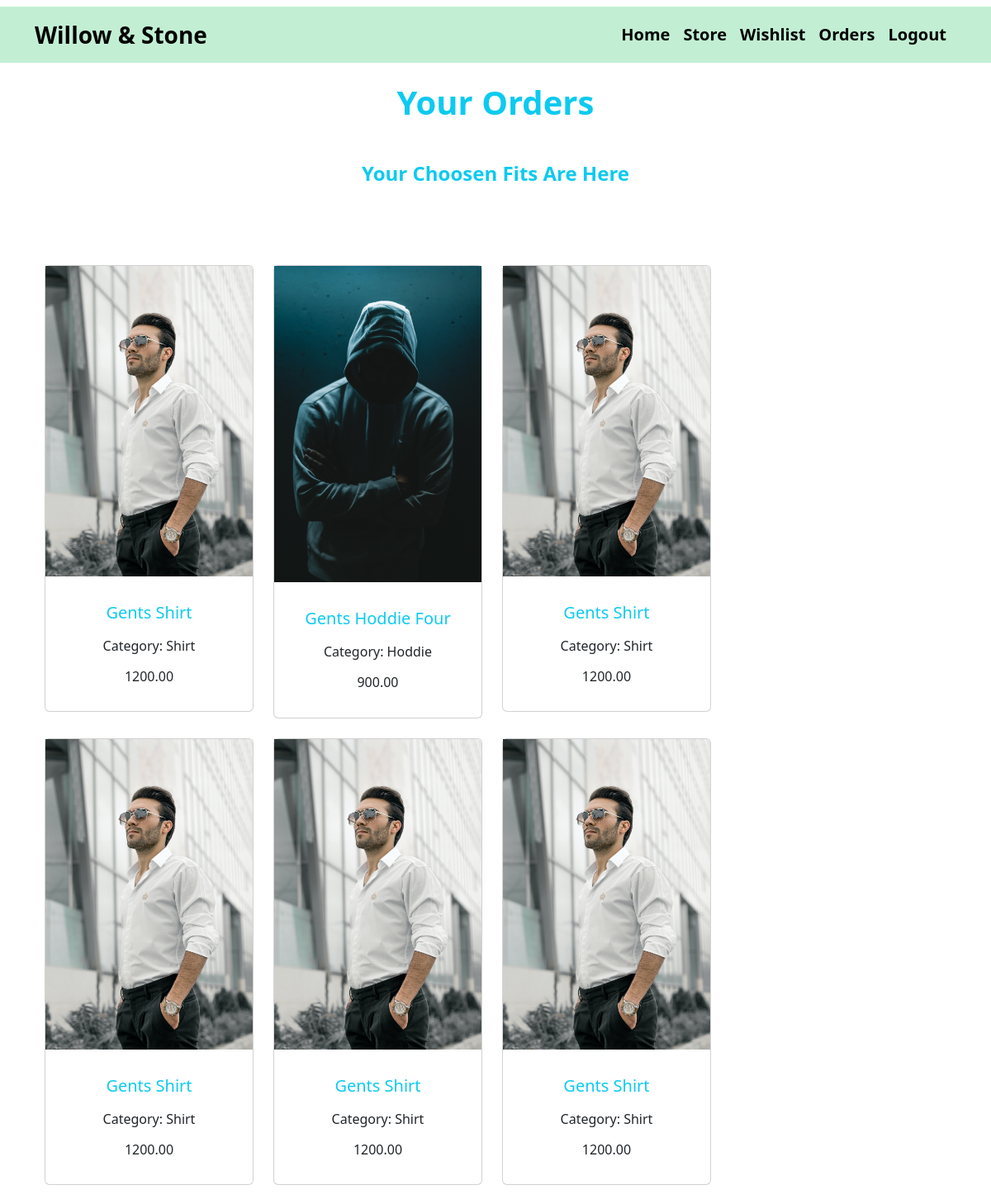
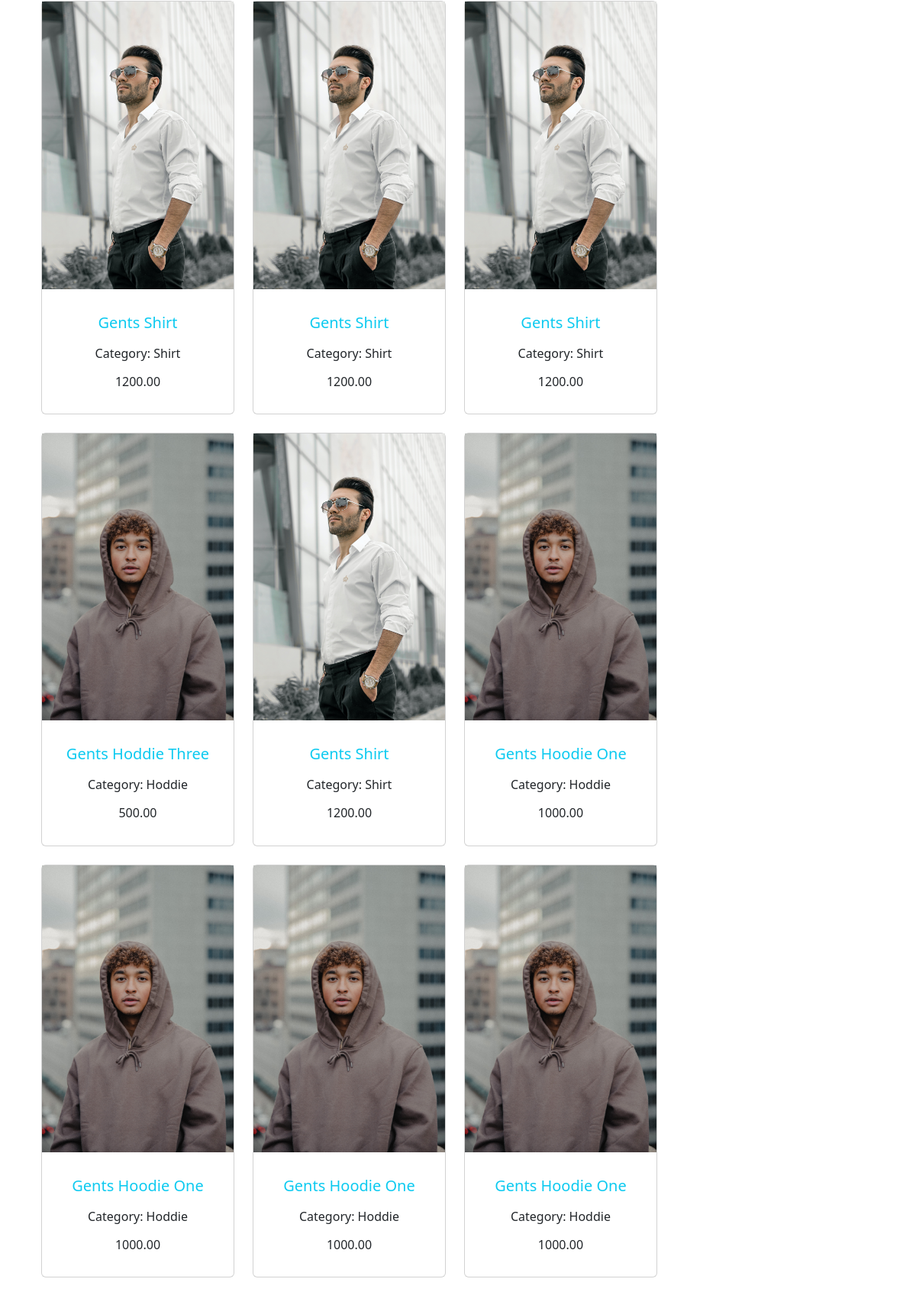
/orders/ (signed in, upper part), run on the app's committed database (2 pictures, top to bottom).
### product_app/models.py (models this page shows, shortened)
class Order(models.Model):
    user = models.ForeignKey(User, on_delete=models.CASCADE)
    product = models.ForeignKey(Clothes, on_delete=models.CASCADE)

class Clothes(models.Model):
    title = models.CharField(max_length=50)
    image = models.ImageField(upload_to='media/clothes')
    price = models.DecimalField(decimal_places=2, max_digits=12)
    stock_quantity = models.IntegerField()
    description = models.TextField(max_length=400)
    category = models.ForeignKey(Category, on_delete=models.CASCADE)
    size = models.CharField(choices=SIZE_CHOICES, max_length=6)
    color = models.CharField(choices=COLOR_CHOICES, max_length=20)
    pro_rating = models.FloatField(default=0.0)

class Category(models.Model):
    category = models.CharField(max_length=50)
    def __str__(self) -> str:
        return f"{self.category}"

### product_app/views.py (the view)
# urls.py: path('orders/', views.orders, name='orders'),
def orders(request):
    orders = Order.objects.filter(user=request.user)
    return render(request, 'orders.html', {'orders': orders})

### product_app/templates/orders.html (shortened to what this page needs)
{% extends 'base.html' %} {% block body_block %}
<div class="product-area">
    <div>
        <main class="page catalog-page">
          <h1 class="mt-4 mb-5 text-info text-center"><strong>Your Orders</strong></h1>
            <section class="clean-block clean-catalog dark">
                <div class="container">
                    <div class="block-heading">
                        <h4 class="mt-4 mb-5 text-info text-center"><strong>Your Choosen  Fits Are Here</strong></h4>
                    </div>
                    <div class="content">
                        <div class="row">
                            <div class="col-md-9">
                                <div class="text-center container py-5">
                                    <div class="row">
                                      {% for order in orders %}
                                      <div class="col-lg-4 col-md-12 mb-4">
                                        <div class="card">
                                          <div class="bg-image hover-zoom ripple ripple-surface ripple-surface-light"
                                            data-mdb-ripple-color="light">
                                            <img class="w-100" src={{order.product.image.url}} />
                                          </div>
                                          <div class="card-body">
                                            <p href="" class="text-left">
                                              <h5 class="mb-3 text-info">{{order.product.title}}</h5>
                                            </p>
                                            <p href="" class="" style="text-decoration:none;">
                                              <p class="text-bold">Category:  {{order.product.category}}</p>
                                            </p>
                                            <h6 class="mb-3">{{order.product.price}}</h6>
                                          </div>
                                        </div>
                                      </div>
                                      {% endfor %}
                                    </div>
                                  </div>
                            </div>
                        </div>
                    </div>
                </div>
            </section>
        </main>
    </div>
</div>
{% endblock %}

### data on the page
Order: product.image (picture), product "Gents Shirt", product.category "Shirt", product.price "1200.00"
Order: product.image (picture), product "Gents Hoddie Four", product.category "Hoddie", product.price "900.00"
Order: product.image (picture), product "Gents Shirt", product.category "Shirt", product.price "1200.00"
Order: product.image (picture), product "Gents Shirt", product.category "Shirt", product.price "1200.00"
Order: product.image (picture), product "Gents Shirt", product.category "Shirt", product.price "1200.00"
Order: product.image (picture), product "Gents Shirt", product.category "Shirt", product.price "1200.00"
Order: product.image (picture), product "Gents Shirt", product.category "Shirt", product.price "1200.00"
Order: product.image (picture), product "Gents Shirt", product.category "Shirt", product.price "1200.00"
Order: product.image (picture), product "Gents Shirt", product.category "Shirt", product.price "1200.00"
Order: product.image (picture), product "Gents Hoddie Three", product.category "Hoddie", product.price "500.00"
Order: product.image (picture), product "Gents Shirt", product.category "Shirt", product.price "1200.00"
Order: product.image (picture), product "Gents Hoodie One", product.category "Hoddie", product.price "1000.00"
Order: product.image (picture), product "Gents Hoodie One", product.category "Hoddie", product.price "1000.00"
Order: product.image (picture), product "Gents Hoodie One", product.category "Hoddie", product.price "1000.00"
Order: product.image (picture), product "Gents Hoodie One", product.category "Hoddie", product.price "1000.00"
